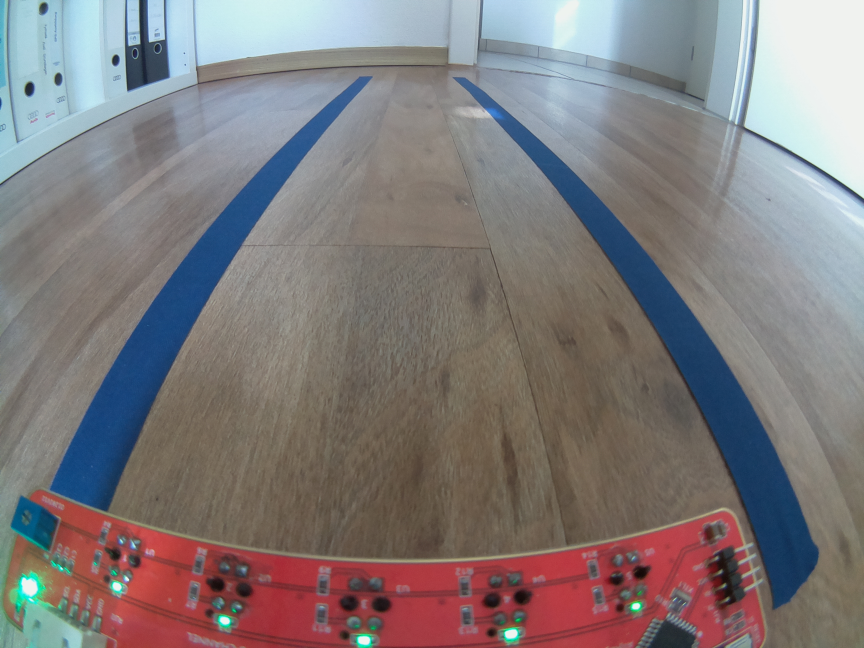
#> input picture PiCar.jpg, 2592 x 1944 px (shown at 1/3 size)
$ python -i preprocess_frame.py   (imports and definitions only)
#> lines starting #> are read from the running program, lines starting #| are printed output that depends on the picture; after the words box and inside, x2 and y2 are one past the last pixel; in counts of white or black regions, pixels touching at a corner belong together
#> further down, picture is the input picture: shape (1944, 2592, 3); mean B, G, R 123.8, 122.7, 128.5
import cv2 as cv
import numpy as np
import basisklassen_cam


def resize_frame(frame, resize_faktor):
    """Funktion zur Anpassung der Bildgroesse.

    Args:
        [resize_faktor]: Faktor zur Anpassung des Bildes
    """
    if resize_faktor != 1:
        height, width, _ = frame.shape
        frame = cv.resize(frame, (int(width*resize_faktor), int(height*resize_faktor)), interpolation = cv.INTER_CUBIC)
    return frame

def crop_roi(frame):
    """Funktion zur Bildung der Region of Interest.
    """
    height = frame.shape[0]
#> height = 1944
    lower_border = int(height*0.40)
#> lower_border = 777
    upper_border = int(height*0.85)
#> upper_border = 1652

    return frame[lower_border:upper_border, :]
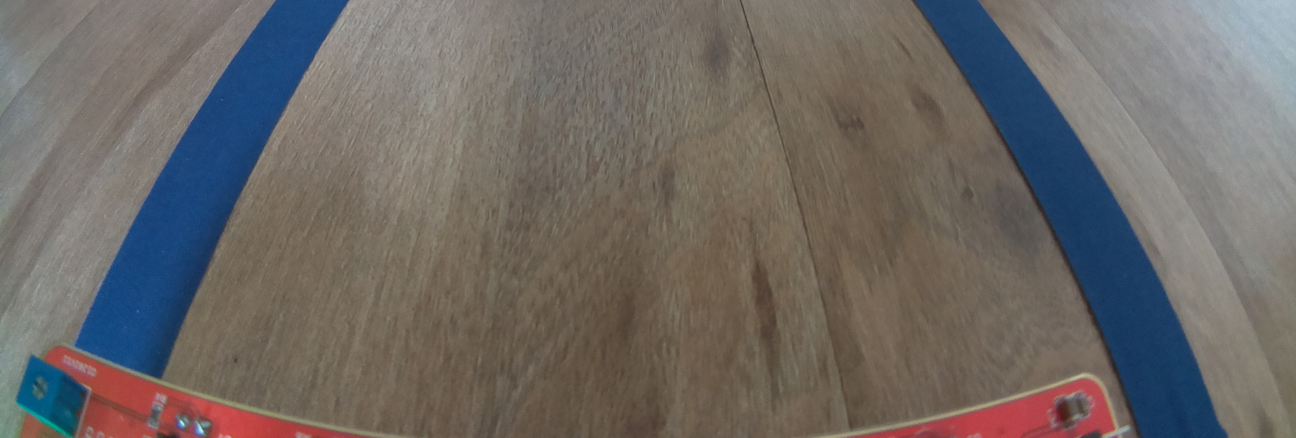
#> returned value: shape (875, 2592, 3) (shown at 1/2 size); mean of channels 0, 1, 2 101.6, 105, 109.9; drawn as B, G, R

def filter_hsv(frame, hsv_lower, hsv_upper):
    """Funktion zur Anwendung des HSV-Filters.

    Args:
        [hsv_lower]: Untere Grenze des HSV-Filters
        [hsv_upper]: Obere Grenze des HSV-Filters
    """
    if hsv_lower != 0 or hsv_upper != 360:
        hsv_lower_ar = np.array([hsv_lower/2, 0, 0])
        hsv_upper_ar = np.array([hsv_upper/2, 255, 255])
        frame_hsv = cv.cvtColor(frame, cv.COLOR_BGR2HSV)

        mask_hsv = cv.inRange(frame_hsv, hsv_lower_ar, hsv_upper_ar)
        frame = cv.bitwise_and(frame, frame, mask=mask_hsv)

    return frame

def blur_image(frame, repetitions_blur):
    """Funktion zum Weichzeichnen des Bildes.

    Args:
        [repetitions_blur]: Faktor zur Anpassung des Bildes
    """
#> called with repetitions_blur = 1
    for i in range(repetitions_blur):
        frame = cv.GaussianBlur(frame, (3,3), 1)
    return frame

def change_color_bgr2gray(frame):
    """Funktion zur Anpassung des Farbraums.
    """
    return cv.cvtColor(frame, cv.COLOR_BGR2GRAY)
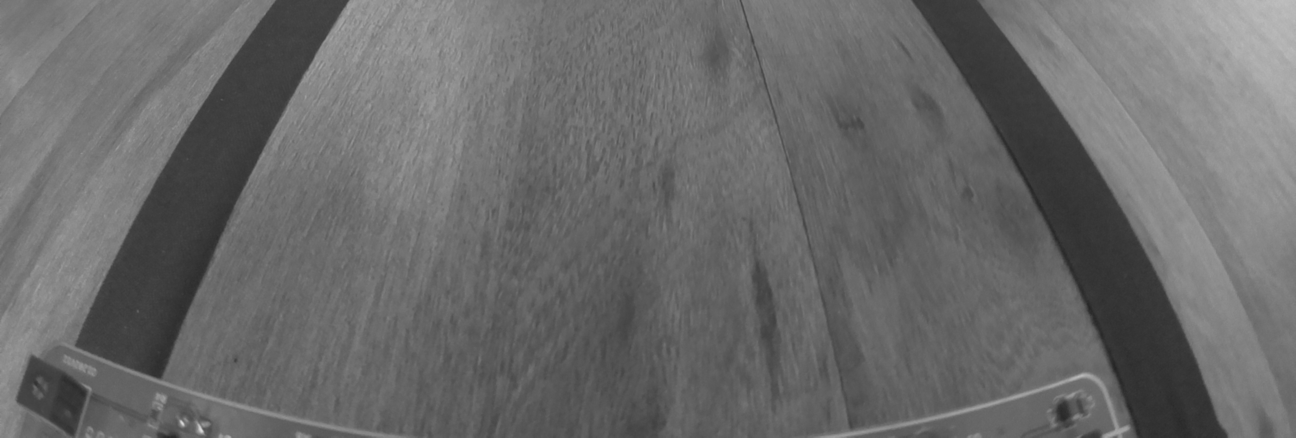
#> returned value: shape (875, 2592) (shown at 1/2 size); min 35, max 220, mean 106.1

def edge_detection(frame, low_border, upper_border):
    """Funktion zur Anwendung der Canny Edge Detection.

    Args:
        [low_border]: Untere Grenze der Canny Edge Detection
        [upper_border]: Obere Grenze der Canny Edge Detection
    """
#> called with low_border = 50, upper_border = 125
    return cv.Canny(frame, low_border, upper_border)
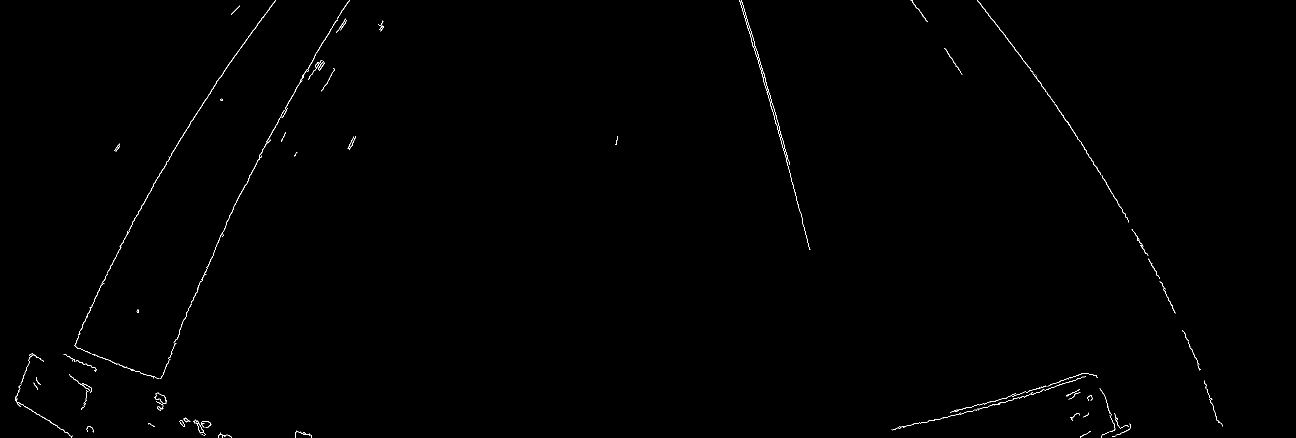
#> returned value: shape (875, 2592) (shown at 1/2 size); 0.34% white in thin lines or dots

def dilate_image(frame, kernel_size):
    """Funktion zur Anpassung der Strichstaerke.

    Args:
        [kernel_size]: Groesse der kernel size
    """
#> called with kernel_size = 3
    return cv.dilate(frame, np.ones((kernel_size, kernel_size), np.uint8), iterations=1)
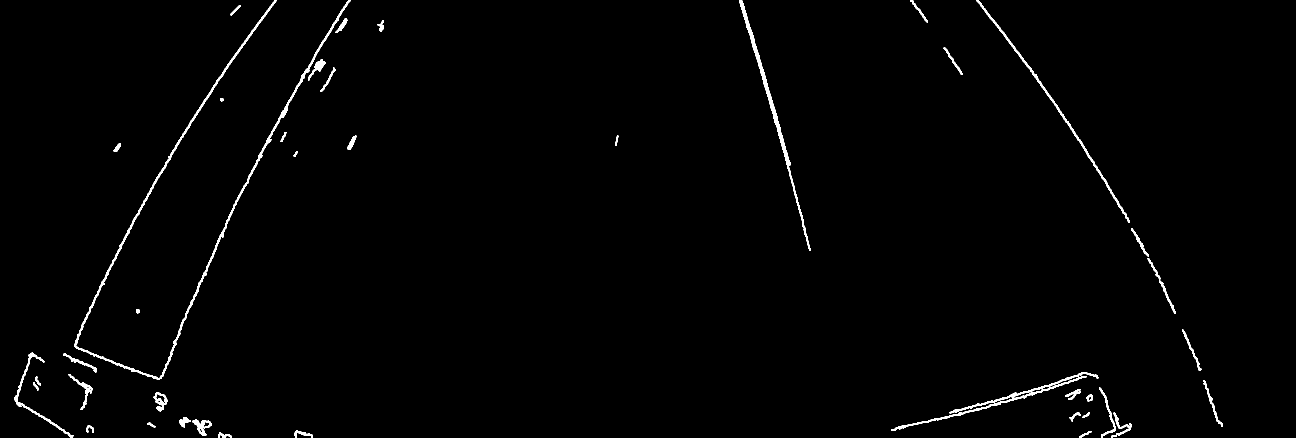
#> returned value: shape (875, 2592) (shown at 1/2 size); 1.1% white; 42 white regions, largest, box (x1, y1, x2, y2) and area: (148, 0, 701, 759) 7659, (1478, 0, 1622, 501) 3004, (1782, 745, 2197, 862) 2792

def fit_shape(frame, input_shape):
    """Funktion zur Anpassung der input shape.
    """
    if input_shape[3] == 1:
        frame = change_color_bgr2gray(frame)

    if input_shape[1] != frame.shape[0] or input_shape[2] != frame.shape[1]:
        frame = cv.resize(frame, (input_shape[2], input_shape[1]), interpolation = cv.INTER_CUBIC)
    return frame

def preprocess_frame(raw_frame, resize_faktor=1, hsv_lower=0, hsv_upper=360, repetitions_blur=1, kernel_size=3, canny_lower=50, canny_upper= 125):
    """Funktionen fuer das Preprocessing fuer das OpenCV CamCar.
    """
    frame = resize_frame(raw_frame, resize_faktor=resize_faktor)
    roi = crop_roi(frame)
    frame = filter_hsv(roi, hsv_lower=hsv_lower, hsv_upper=hsv_upper)
    frame = blur_image(frame, repetitions_blur=repetitions_blur)
    frame = change_color_bgr2gray(frame)
    frame = edge_detection(frame, low_border=canny_lower, upper_border=canny_upper)
    frame = dilate_image(frame, kernel_size=kernel_size)

    return frame, roi

def preprocess_frame_cnn(raw_frame, resize_faktor=1, input_shape=(None, 216, 640, 3)):
    """Funktion fuer das Preprocessing fuer das DeepNN CamCar.
    """
    frame = resize_frame(raw_frame, resize_faktor=resize_faktor)
    roi = crop_roi(frame)
    frame = fit_shape(roi, input_shape=input_shape)
    frame = (frame/255).astype('float32')
    frame = frame.reshape(1, input_shape[1], input_shape[2], input_shape[3])

    return roi, frame

# [12 lines not run here, left out]

>>> import cv2
>>> picture = cv2.imread('PiCar.jpg')
>>> result = preprocess_frame(picture)

$ run again, on JuergenLeft.jpg
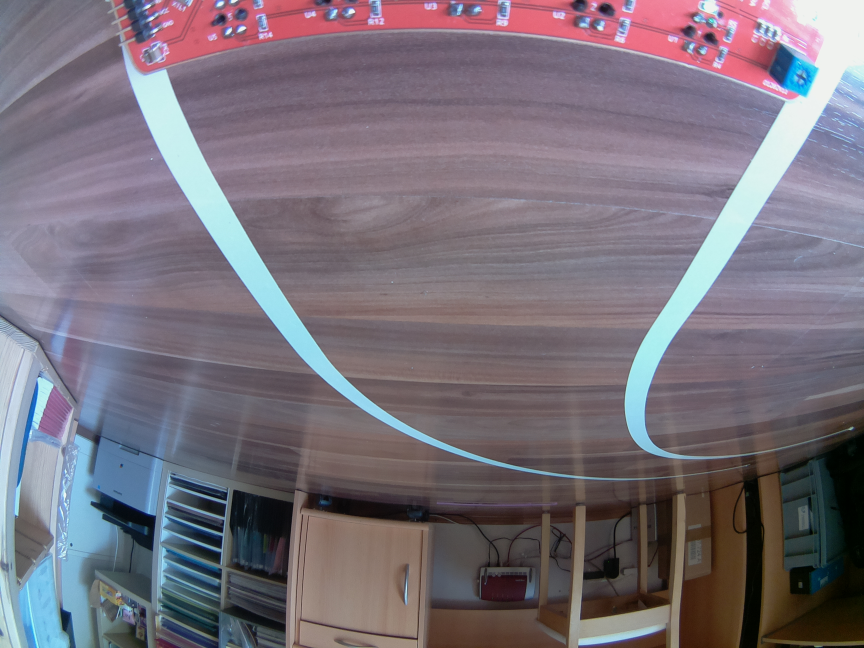
#> input picture JuergenLeft.jpg, 2592 x 1944 px (shown at 1/3 size)
#> picture is the input picture: shape (1944, 2592, 3); mean B, G, R 122.6, 112.5, 120.3
#> in edge_detection, `return cv.Canny(frame, low_border, upper_border)`:
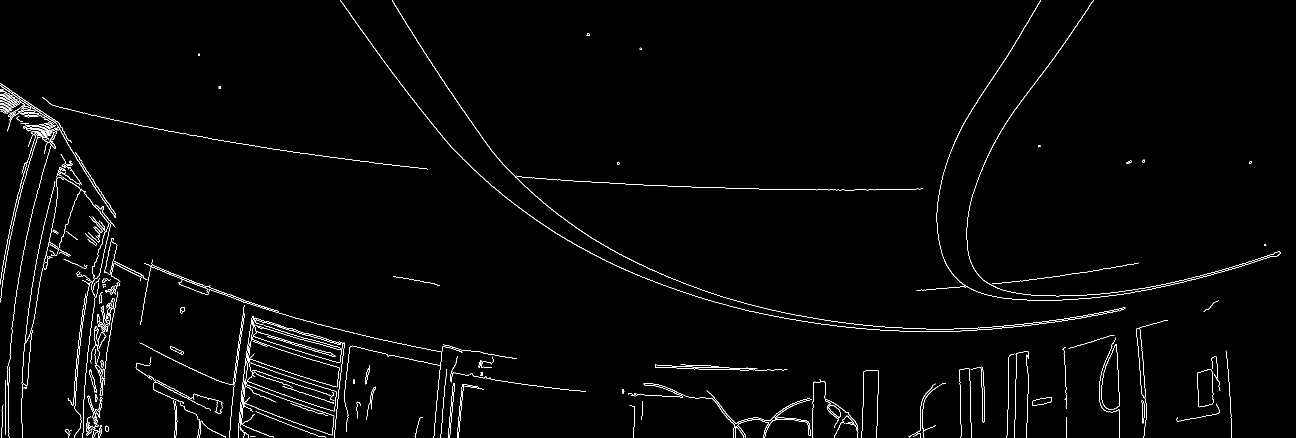
#> returned value: shape (875, 2592) (shown at 1/2 size); 1.6% white in thin lines or dots
#> in dilate_image, `return cv.dilate(frame, np.ones((kernel_size, kernel_size), np.uint8),..`:
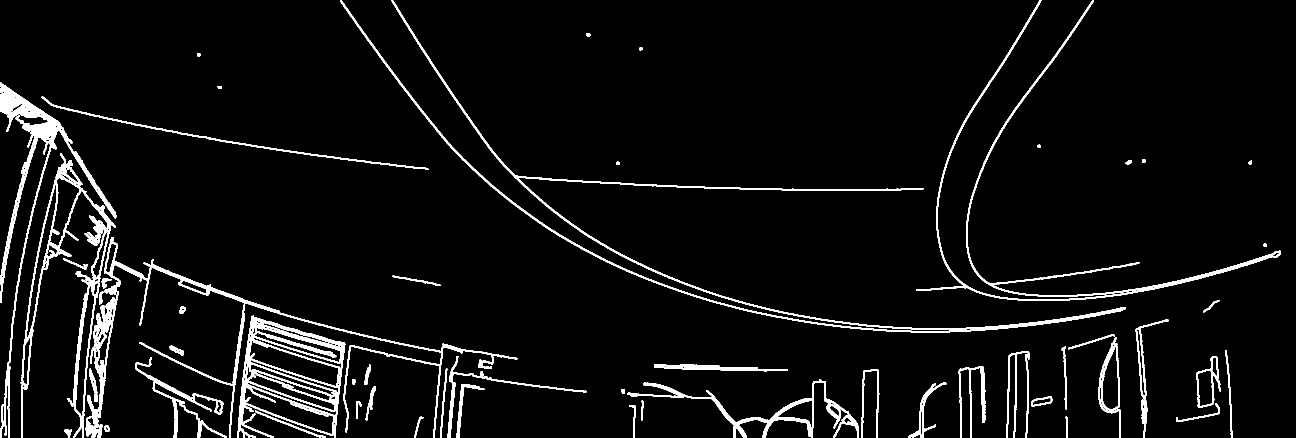
#> returned value: shape (875, 2592) (shown at 1/2 size); 5% white; 60 white regions, largest, box (x1, y1, x2, y2) and area: (680, 0, 2252, 665) 15590, (475, 631, 691, 875) 14157, (0, 165, 233, 875) 12163
